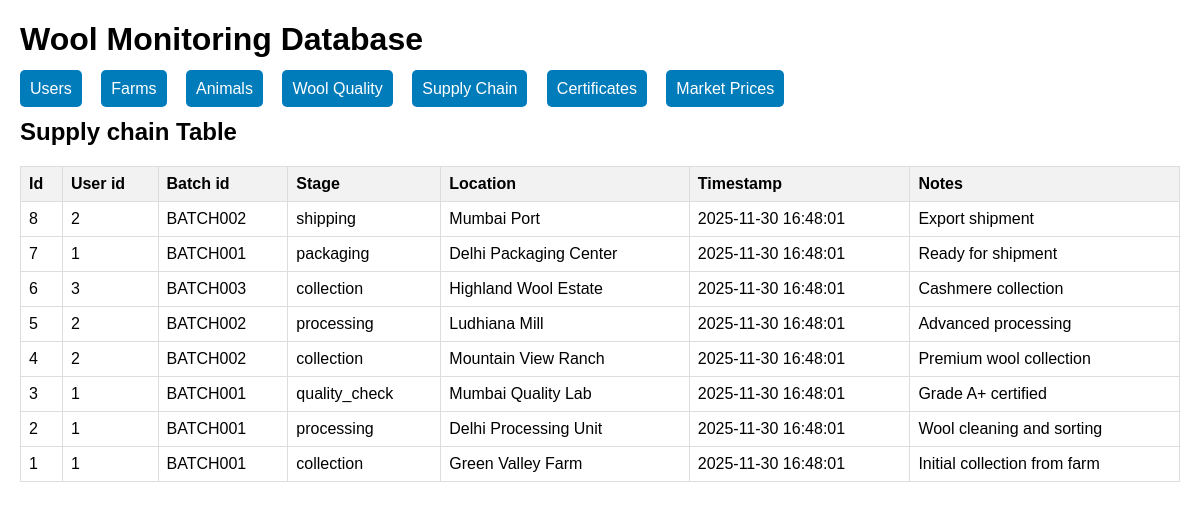
/?table=supply_chain, run on the app's committed database.
### tables this page shows
CREATE TABLE IF NOT EXISTS supply_chain (
    id INT AUTO_INCREMENT PRIMARY KEY,
    user_id INT NOT NULL DEFAULT 1,
    batch_id VARCHAR(50) NOT NULL,
    stage ENUM('collection', 'processing', 'quality_check', 'packaging', 'shipping', 'delivered') NOT NULL,
    location VARCHAR(255),
    timestamp TIMESTAMP DEFAULT CURRENT_TIMESTAMP,
    notes TEXT
);

### index.php (the view, shortened to what this page needs)
<!DOCTYPE html>
<html>
<head>
</head>
<body>
    <h1>Wool Monitoring Database</h1>
    <div class="nav">
        <a href="?table=users">Users</a>
        <a href="?table=farms">Farms</a>
        <a href="?table=animals">Animals</a>
        <a href="?table=wool_quality">Wool Quality</a>
        <a href="?table=supply_chain">Supply Chain</a>
        <a href="?table=certificates">Certificates</a>
        <a href="?table=market_prices">Market Prices</a>
    </div>
    <?php
    require_once 'config.php';
    $table = $_GET['table'] ?? 'users';
    try {
        $stmt = $pdo->query("SELECT * FROM $table ORDER BY id DESC LIMIT 50");
        $data = $stmt->fetchAll(PDO::FETCH_ASSOC);
        if ($data) {
            echo "<h2>" . ucfirst(str_replace('_', ' ', $table)) . " Table</h2>";
            echo "<table>";
            echo "<tr>";
            foreach (array_keys($data[0]) as $column) {
                echo "<th>" . ucfirst(str_replace('_', ' ', $column)) . "</th>";
            }
            echo "</tr>";
            foreach ($data as $row) {
                echo "<tr>";
                foreach ($row as $value) {
                    echo "<td>" . htmlspecialchars($value ?? '') . "</td>";
                }
                echo "</tr>";
            }
            echo "</table>";
        } else {
            echo "<p>No data found in $table table.</p>";
        }
    } catch(PDOException $e) {
        echo "Error: " . $e->getMessage();
    }
    ?>
</body>
</html>

### index.php (style rules this page uses)
body { font-family: Arial, sans-serif; margin: 20px; }
table { border-collapse: collapse; width: 100%; margin: 20px 0; }
th, td { border: 1px solid #ddd; padding: 8px; text-align: left; }
th { background-color: #f2f2f2; }
.nav { margin: 20px 0; }
.nav a { margin-right: 15px; padding: 10px; background: #007cba; color: white; text-decoration: none; border-radius: 5px; }

### data on the page
supply_chain: id "8", user "2", batch "BATCH002", stage "shipping", location "Mumbai Port", timestamp "2025-11-30 16:48:01", notes "Export shipment"
supply_chain: id "7", user "1", batch "BATCH001", stage "packaging", location "Delhi Packaging Center", timestamp "2025-11-30 16:48:01", notes "Ready for shipment"
supply_chain: id "6", user "3", batch "BATCH003", stage "collection", location "Highland Wool Estate", timestamp "2025-11-30 16:48:01", notes "Cashmere collection"
supply_chain: id "5", user "2", batch "BATCH002", stage "processing", location "Ludhiana Mill", timestamp "2025-11-30 16:48:01", notes "Advanced processing"
supply_chain: id "4", user "2", batch "BATCH002", stage "collection", location "Mountain View Ranch", timestamp "2025-11-30 16:48:01", notes "Premium wool collection"
supply_chain: id "3", user "1", batch "BATCH001", stage "quality_check", location "Mumbai Quality Lab", timestamp "2025-11-30 16:48:01", notes "Grade A+ certified"
supply_chain: id "2", user "1", batch "BATCH001", stage "processing", location "Delhi Processing Unit", timestamp "2025-11-30 16:48:01", notes "Wool cleaning and sorting"
supply_chain: value "1", batch "BATCH001", stage "collection", location "Green Valley Farm", timestamp "2025-11-30 16:48:01", notes "Initial collection from farm"

### other printed values
str_replace('_', ' ', $table) "Supply chain"
str_replace('_', ' ', $column) "Id"
str_replace('_', ' ', $column) "User id"
str_replace('_', ' ', $column) "Batch id"
str_replace('_', ' ', $column) "Stage"
str_replace('_', ' ', $column) "Location"
str_replace('_', ' ', $column) "Timestamp"
str_replace('_', ' ', $column) "Notes"
